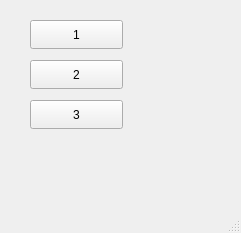
<?xml version="1.0" encoding="UTF-8"?>
<ui version="4.0">
 <class>MainWindow</class>
 <widget class="QMainWindow" name="MainWindow">
  <property name="geometry">
   <rect>
    <x>0</x>
    <y>0</y>
    <width>241</width>
    <height>233</height>
   </rect>
  </property>
  <property name="windowTitle">
   <string>MainWindow</string>
  </property>
  <widget class="QWidget" name="centralwidget">
   <widget class="QPushButton" name="pb1">
    <property name="geometry">
     <rect>
      <x>30</x>
      <y>20</y>
      <width>93</width>
      <height>29</height>
     </rect>
    </property>
    <property name="text">
     <string>1</string>
    </property>
   </widget>
   <widget class="QPushButton" name="pb2">
    <property name="geometry">
     <rect>
      <x>30</x>
      <y>60</y>
      <width>93</width>
      <height>29</height>
     </rect>
    </property>
    <property name="text">
     <string>2</string>
    </property>
   </widget>
   <widget class="QPushButton" name="pb3">
    <property name="geometry">
     <rect>
      <x>30</x>
      <y>100</y>
      <width>93</width>
      <height>29</height>
     </rect>
    </property>
    <property name="text">
     <string>3</string>
    </property>
   </widget>
  </widget>
  <widget class="QMenuBar" name="menubar">
   <property name="geometry">
    <rect>
     <x>0</x>
     <y>0</y>
     <width>241</width>
     <height>26</height>
    </rect>
   </property>
  </widget>
  <widget class="QStatusBar" name="statusbar"/>
 </widget>
 <resources/>
 <connections/>
</ui>
